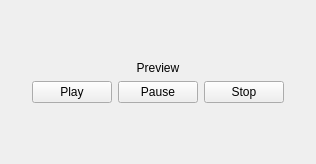
<?xml version="1.0" encoding="UTF-8"?>
<ui version="4.0">
 <class>AudioPreviewWidget</class>
 <widget class="QWidget" name="AudioPreviewWidget">
  <property name="geometry">
   <rect>
    <x>0</x>
    <y>0</y>
    <width>316</width>
    <height>164</height>
   </rect>
  </property>
  <property name="windowTitle">
   <string>Form</string>
  </property>
  <layout class="QVBoxLayout" name="verticalLayout_2">
   <item>
    <spacer name="verticalSpacer">
     <property name="orientation">
      <enum>Qt::Vertical</enum>
     </property>
     <property name="sizeHint" stdset="0">
      <size>
       <width>20</width>
       <height>40</height>
      </size>
     </property>
    </spacer>
   </item>
   <item>
    <layout class="QHBoxLayout" name="horizontalLayout_2">
     <item>
      <spacer name="horizontalSpacer">
       <property name="orientation">
        <enum>Qt::Horizontal</enum>
       </property>
       <property name="sizeHint" stdset="0">
        <size>
         <width>40</width>
         <height>20</height>
        </size>
       </property>
      </spacer>
     </item>
     <item>
      <layout class="QVBoxLayout" name="verticalLayout">
       <item>
        <widget class="QLabel" name="label">
         <property name="text">
          <string>Preview</string>
         </property>
         <property name="alignment">
          <set>Qt::AlignCenter</set>
         </property>
        </widget>
       </item>
       <item>
        <layout class="QHBoxLayout" name="horizontalLayout">
         <item>
          <widget class="QPushButton" name="pb_play">
           <property name="sizePolicy">
            <sizepolicy hsizetype="Minimum" vsizetype="Fixed">
             <horstretch>0</horstretch>
             <verstretch>0</verstretch>
            </sizepolicy>
           </property>
           <property name="text">
            <string>Play</string>
           </property>
          </widget>
         </item>
         <item>
          <widget class="QPushButton" name="pb_pause">
           <property name="text">
            <string>Pause</string>
           </property>
          </widget>
         </item>
         <item>
          <widget class="QPushButton" name="pb_stop">
           <property name="text">
            <string>Stop</string>
           </property>
          </widget>
         </item>
        </layout>
       </item>
      </layout>
     </item>
     <item>
      <spacer name="horizontalSpacer_2">
       <property name="orientation">
        <enum>Qt::Horizontal</enum>
       </property>
       <property name="sizeHint" stdset="0">
        <size>
         <width>40</width>
         <height>20</height>
        </size>
       </property>
      </spacer>
     </item>
    </layout>
   </item>
   <item>
    <spacer name="verticalSpacer_2">
     <property name="orientation">
      <enum>Qt::Vertical</enum>
     </property>
     <property name="sizeHint" stdset="0">
      <size>
       <width>20</width>
       <height>40</height>
      </size>
     </property>
    </spacer>
   </item>
  </layout>
 </widget>
 <resources/>
 <connections/>
</ui>
